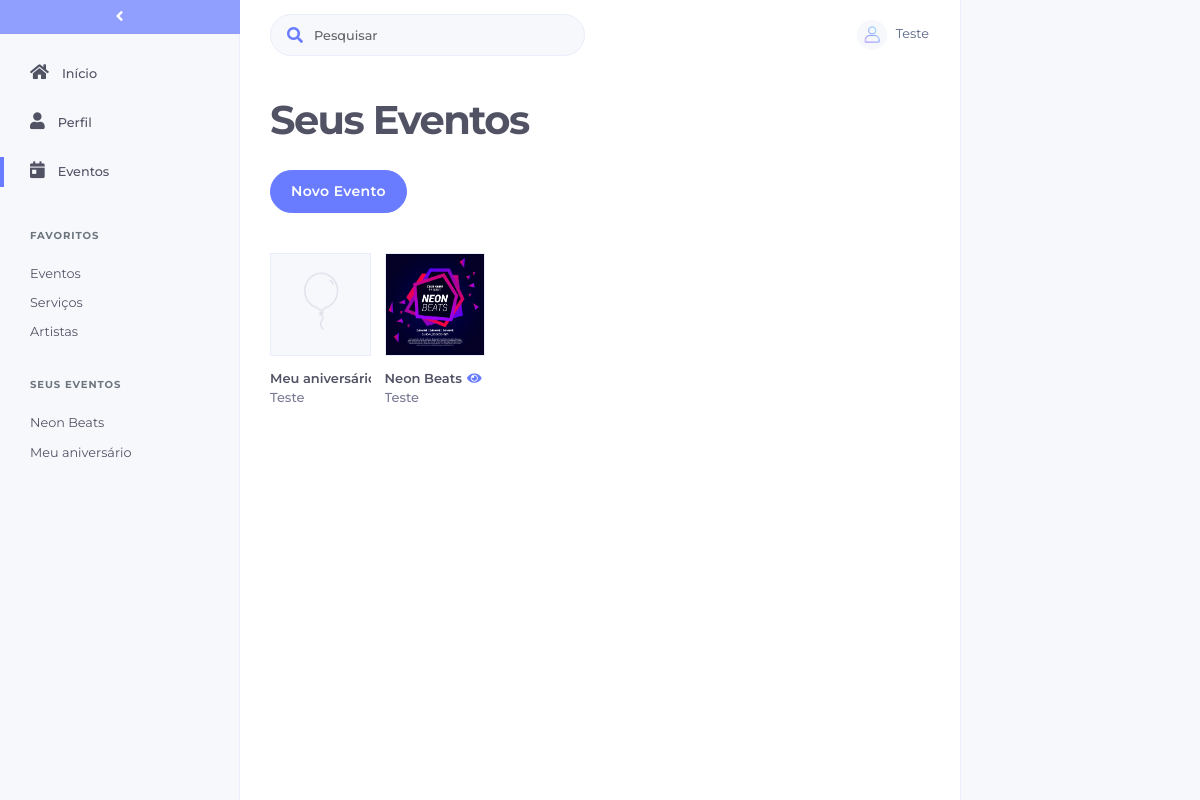
/view/lista_evento.php (signed in), run on an earlier commit of the app's database.
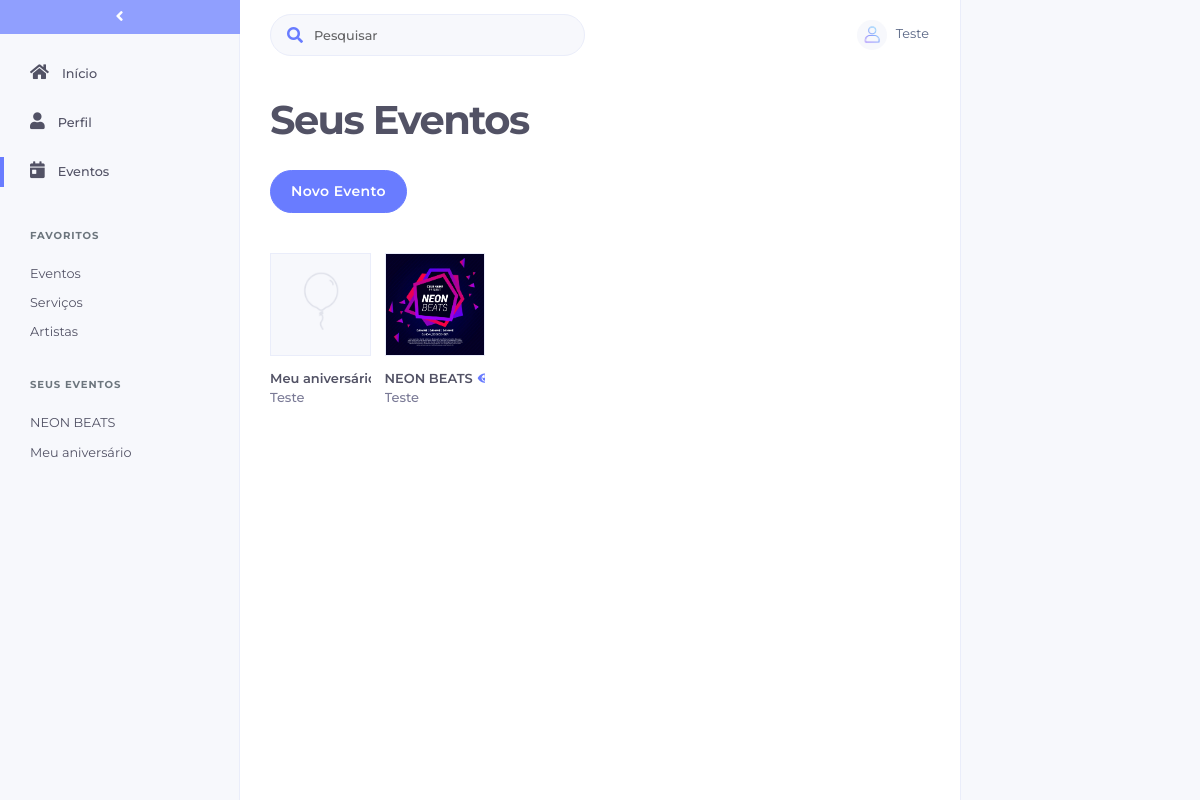
And on a later commit of the database.
### tables this page shows
CREATE TABLE `eventos` (
  `id` bigint(20) UNSIGNED NOT NULL,
  `idUsuario` bigint(20) NOT NULL,
  `nome` varchar(191) NOT NULL,
  `descricao` varchar(2000) DEFAULT NULL,
  `idEstabelecimento` int(11) DEFAULT '0',
  `status` int(11) NOT NULL DEFAULT '0',
  `imagem` varchar(100) NOT NULL DEFAULT 'no-image.png'
);

CREATE TABLE `usuario` (
  `id` bigint(20) NOT NULL,
  `nome` varchar(100) NOT NULL,
  `email` varchar(200) NOT NULL,
  `senha` varchar(20) NOT NULL,
  `tipo` char(1) NOT NULL,
  `cnpj` char(14) DEFAULT NULL,
  `telefone` bigint(20) DEFAULT NULL,
  `idCategoria` int(11) DEFAULT NULL,
  `imagem` varchar(200) NOT NULL DEFAULT 'no-image.png'
);

### modelo/database.class.php (called while the page is built, shortened)
<?php
include_once '../autoload.php';
class Database{
    protected static $conn;
    private function __construct()
    {
        try
        {
            self::$conn = new PDO("mysql:host=". Config::HOST_NAME."; dbname=".Config::DATABASE_NAME, Config::DATABASE_USER_NAME, Config::DATABASE_PASSWORD);
            self::$conn->setAttribute(PDO::ATTR_ERRMODE, PDO::ERRMODE_EXCEPTION);
            self::$conn->exec('SET NAMES utf8');
        }
        catch (PDOException $e)
        {
            $email = new Email();
            die("Connection Error: " . $e->getMessage());
        }
    }
    public static function conectar()
    {
        return self::$conn;
    }
    public static function desconectar()
    {
        if (self::$conn)
        {
            self::$conn = null;
        }
    }
}

### controle/controle.evento.class.php (called while the page is built, shortened)
<?php
class ControleEvento extends ControleBase {
    private $evento;
    public function __construct() {
        $this->evento = new Evento();
    }
    public function controleAcao($acao,$param=null,$param2=null){
        switch ($acao) {
            default:
                return parent::controleAcao($acao,$param,$param2);
                break;
        }
    }
    protected function listarTodos($param=null, $param2){
        return $this->evento->listarTodos($param, $param2);
    }
}

### modelo/evento.class.php (called while the page is built, shortened)
<?php
class Evento implements ibaseModelo{
    private $id;
    private $nome;
    private $status;
    private $idUsuario;
    private $imagem;
    private $conn;
    public function getId() {
        return $this->id;
    }
    public function getNome() {
        return $this->nome;
    }
    public function getStatus() {
        return $this->status;
    }
    public function getIdUsuario() {
        return $this->idUsuario;
    }
    public function getImagem() {
        return $this->imagem;
    }
    public function __construct() {
        $this->conn = Database::conectar();
    }
    public function listarTodos($nome=null, $idUsuario){
        try{
            if(!is_null($nome)){
                $query="SELECT id,nome,descricao,idEstabelecimento,status,idUsuario,imagem FROM eventos WHERE idUsuario = :idUsuario AND nome LIKE :nome";
            }else{
                $query="SELECT id,nome,descricao,idEstabelecimento,status,idUsuario,imagem FROM eventos WHERE idUsuario = :idUsuario";
            }
            $this->stmt= $this->conn->prepare($query);
            if(!is_null($nome))$this->stmt->bindValue(':nome', '%'.$nome.'%', PDO::PARAM_STR);
            if(!is_null($idUsuario))$this->stmt->bindValue(':idUsuario', $idUsuario, PDO::PARAM_STR);
            if($this->stmt->execute()){
                $eventos = $this->stmt->fetchAll(PDO::FETCH_CLASS,"Evento");
            }
            return $eventos;
        } catch(PDOException $e) {
            echo "<div class='alert alert-danger'>".$e->getMessage()."</div>";
            return null;
        }
    }
}

### controle/controle.base.class.php (called while the page is built, shortened)
<?php
abstract class ControleBase {
    public function controleAcao($acao,$param=null, $param2=null) {
        switch ($acao) {
             case "listarTodos":
                return $this->listarTodos($param, $param2);
                break;
            case "listarUnico":
                return $this->listarUnico($param);
                break;
        }
    }
}
?>

### autoload.php (called while the page is built, shortened)
<?php
function autoload($classe)
{
    $classe = lcfirst($classe);
    $classe2 = lcfirst(substr($classe, 0,8));
    $classe3 = lcfirst(substr($classe, 8));
    $classe4 = lcfirst(substr($classe, 0,6));
    $classe5 = lcfirst(substr($classe, 6));
    $classe6 = lcfirst(substr($classe, 8,6));
    $classe7 = lcfirst(substr($classe, 14));
}

### controle/controle.organizador.class.php (called while the page is built, shortened)
<?php
class ControleOrganizador extends ControleBase {
    private $organizador;
    public function __construct() {
        $this->organizador = new Organizador();
    }
    public function controleAcao($acao,$param=null,$param2=null){
        switch ($acao) {
            default:
                return parent::controleAcao($acao,$param,$param2);
                break;
        }
    }
    protected function listarUnico($param){
        return $this->organizador->listarUnico($param);
    }
}

### modelo/organizador.class.php (called while the page is built, shortened)
<?php
class Organizador implements ibaseModelo{
    private $nome;
    private $conn;
    public function getNome() {
        return $this->nome;
    }
    public function __construct() {
        $this->conn = Database::conectar();
    }
    public function listarUnico($id){
        try{
            $query="SELECT id, nome, email, senha, imagem FROM usuario WHERE id=:id";
            $this->stmt= $this->conn->prepare($query);
            $this->stmt->bindValue(':id', $id, PDO::PARAM_INT);
            if($this->stmt->execute()){
                $organizador = $this->stmt->fetchAll(PDO::FETCH_CLASS,"Organizador");
            }
            return $organizador[0];
        } catch(PDOException $e) {
            echo "<div class='alert alert-danger'>".$e->getMessage()."</div>";
            return null;
        }
    }
}

### view/lista_evento.php (the view, shortened to what this page needs)
<?php
	include_once '../autoload.php';
	$eventoControle = new ControleEvento();
	$eventos = $eventoControle->controleAcao("listarTodos", '', $_SESSION['id']);
	$organizadorControle = new ControleOrganizador();
?>
<!DOCTYPE html>
<html>
<?php
include_once('include/head.php');
?>
<body>
    <div class="wrapper">
    	<?php
    	$paginaHome = '';
    	$paginaLista = "class='active'";
    	include_once('include/sidebar.php');
    	?>
    	<div id="page">
    		<?php include_once('include/navbar.php'); ?>
			<div class="filtros no-margin">Seus Eventos</div>
			<div class="filtros-right simple-margin-right">
				 <button type="button" class="btn btn-primary btn-add" data-toggle="modal" data-target="#modal-form">
					<span class="btn-inner--text">Novo Evento</span>
				</button>
			</div>
			<div id="eventos">
			<?php
				if(!empty($eventos)){
					foreach (array_reverse($eventos) as $ev) {
						$publicado = 'eye-slash';
						if ($ev->getStatus()) {
							$publicado = "eye";
						}
						$organizadorUnico = $organizadorControle->controleAcao('listarUnico', $ev->getIdUsuario());
						echo "<div class='content photo'>
				<div class='card' data-id=".$ev->getId().">
					<img class='card-img-top' src='img/imagens_evento/".$ev->getImagem()."' alt='Card image cap'>
					<div class='card-body'>
						<h5 class='card-title'>".$ev->getNome()."<i class='fas fa-".$publicado."'></i></h5>
						<h5 class='card-title' style='font-weight: 500; color: rgba(50, 50, 93, 0.65);'>".$organizadorUnico->getNome()."</h5>
				</div>
				<div class='excluirEvento' data-toggle='modal' data-target='#modal-notification'><i class='fas fa-times'></i></div>
				</div>
			</div>";
					}
				}
			?>
	  		</div>
		</div>
		<div id="action-bar">
		</div>
    </div>
</body>
</html>

### view/include/head.php (shortened to what this page needs)
<head>
    <link rel="stylesheet" href="https://stackpath.bootstrapcdn.com/bootstrap/4.1.0/css/bootstrap.min.css">
    <link rel="stylesheet" href="https://use.fontawesome.com/releases/v5.8.1/css/all.css">
    <link rel="stylesheet" href="css/main.css">
    <link href="vendor/nucleo/css/nucleo.css" rel="stylesheet">
    <link href="vendor/@fortawesome/fontawesome-free/css/all.min.css" rel="stylesheet">
    <link type="text/css" href="css/argon.css?v=1.0.0" rel="stylesheet">
</head>

### view/include/sidebar.php (shortened to what this page needs)
<?php
	if (isset($_SESSION['usuario'])) {
		$seusEventosControle = new ControleEvento();
		$seusEventos = array();
		$seusEventos = $seusEventosControle->controleAcao("listarTodos", '', $_SESSION['id']);
	}
?>
<nav id="sidebar">
				<button id="encolheMenu" class="btn-diferente">
						<i class="fas fa-angle-left"></i>
				</button>
            <ul class="list-unstyled components">
                <a <?php echo $paginaHome; ?> href="home.php">
	                <li>
	                    <i class="fas fa-home"></i><span>Início</span>
	                </li>
                </a>
                <a href="">
					<li>
                    	<i class="fas fa-user"></i><span>Perfil</span>
                	</li>
                </a>
				<a <?php echo $paginaLista; ?> href="lista_evento.php">
					<div class="paginaAtiva"></div>
					<li>
                    	<i class="fas fa-calendar-day"></i><span>Eventos</span>
                	</li>
                </a>
				<p style='padding-top: 30px'>FAVORITOS</p>
                <a href="">
					<li class='li-menor'>
                    	<div>Eventos</div>
                	</li>
                </a>
                <a href="">
					<li class='li-menor'>
                    	<div>Serviços</div>
                	</li>
                </a>
                <a href="">
					<li class='li-menor'>
                    	<div>Artistas</div>
                	</li>
                </a>
                <?php
                	if (isset($seusEventos)) {
                		echo "<p style='padding-top: 30px'>SEUS EVENTOS</p>";
                		foreach ($seusEventos as $sevs) {
                			$eventoSelecionado = '';
                			echo "<a href='form_evento.php?evento=".$sevs->getId()."' class='sidebar-evento ".$eventoSelecionado."'>
					<div class='paginaAtiva paginaAtiva-menor'></div>
					<li class='li-menor'>
                    	<div>".$sevs->getNome()."</div>
                	</li>
                </a>";
                		}
                	}
                ?>
            </ul>
        </nav>

### view/include/navbar.php (shortened to what this page needs)
<div class="navigation">
	<nav class="navbar navbar-horizontal navbar-expand-lg">
		<div class="container container-menu">
			<div class="collapse navbar-collapse" id="navbar-default">
				<form class="navbar-search navbar-search-light form-inline mr-3 d-none d-md-flex ml-lg-auto">
				  <div class="form-group mb-0">
					<div class="input-group input-group-alternative">
					  <div class="input-group-prepend">
						<span class="input-group-text"><i class="fas fa-search"></i></span>
					  </div>
					  <input id="geralPesq" class="form-control" placeholder="Pesquisar" type="text">
					</div>
				  </div>
				</form>
				<ul class="navbar-nav ml-lg-auto">
					<li class="nav-item dropdown">
						<a class="nav-link nav-link-icon" href="" id="navbar-default_dropdown_1" role="button" data-toggle="dropdown" aria-haspopup="true" aria-expanded="false">
							<div class="header-photo circle" style="display: inline-block;">
								<img src="img/fotosPerfil/noimage5.png"/>
							</div>
							<span><?php if (isset($_SESSION['usuario'])) { echo $_SESSION['usuario']; } else { echo "Entrar"; } ?></span>
						</a>
					</li>
				</ul>
			</div>
		</div>
	</nav>
</div>

### view/css/main.css (style rules this page uses)
.wrapper { display: flex; align-items: stretch; width: 100%; margin-left: auto; margin-right: auto; display: flex; align-items: stretch; }
html { height: 100%; }
body { font-family: 'Montserrat' !important; background-color: #fff !important; height: 100%; overflow: hidden; }
p { font-family: 'Montserrat'; font-size: 1.1em; font-weight: 300; line-height: 1.7em; color: #999; }
a, a:hover, a:focus { color: inherit; text-decoration: none; transition: all 0.1s; }
#sidebar { background: #F7F8FC; color: inherit; width: 240px; transition: width 0.4s; min-height: 100vh; border-right: solid 1px #eaedfa; }
.header-photo { width: 40px; height: 40px; margin: auto; padding: 5px; }
.header-photo img { width: 100%; height: 100%;; border-radius: 50px; margin: 0px; }
#sidebar ul.components { padding: 15px 0 0 0; font-size: .8rem; max-height: calc(100vh - 34px); overflow: auto; }
#sidebar ul a.active > .paginaAtiva { float: left; width: 4px; margin-top: 9.5px; height: 30px; background-color: #697cff; }
#sidebar .list-unstyled li span { font-weight: 500; white-space: nowrap; text-overflow: ellipsis; }
#sidebar ul p { color: #6c757d; padding: 15px 30px 15px 30px; margin-bottom: 0px; letter-spacing: .09em; font-size: 0.63rem; font-weight: bold; white-space: nowrap; text-overflow: ellipsis; }
#sidebar ul li { padding: 15px 30px 15px 30px; font-size: 0.8rem; }
#sidebar li.li-menor { padding: 5px 0px 5px 30px !important; margin-right: 30px; overflow: hidden; }
#sidebar ul > a { font-size: 1.1em; display: block; }
#sidebar ul > a i { font-size: 1.05rem; margin-right: 13px; }
.navigation { width: 100%; }
.navbar ul { float: right; position: absolute; right: 15px; }
.navbar { width: 100%; padding: 0.5rem 0px !important; margin-left: auto; margin-right: auto; }
@media (min-width: 992px) { .navbar-expand-lg { height: 70px; } }
.container.container-menu { width: auto; padding-right: 0px !important; padding-left: 0px !important; margin-right: 0px !important; margin-left: 0px !important; }
#page { width: calc(100vw - 480px); transition: width 0.4s; padding: 0px 0px 0px 30px; overflow: auto; max-height: 100vh; text-align: left; }
#page .content { display: inline-block; }
.content { margin-right: 2%; margin-bottom: 30px; float: left; box-sizing: border-box; padding: 10px 30px; line-height: 30px; }
.photo { padding: 0px !important; background-color: transparent !important; width: 14.6%; }
.photo .card { background-color: transparent !important; }
.btn-add { text-align: left !important; }
.btn-diferente { padding: 5px 1px 5px 0px; box-sizing: content-box; width: 100%; border: none; background-color: #697cff; color: #fff; cursor: pointer; outline: none; }
#encolheMenu { bottom: 15px; left: 13px; }
.circle { border-radius: 50%; }
.no-margin { margin: 0px !important; }
.filtros { margin: 0px 0px 20px 0px; font-weight: bold; line-height: 100px; font-family: Montserrat; font-size: 2.5rem; letter-spacing: -0.1rem; color: #525265; }
.filtros-right { margin-bottom: 40px; }
.simple-margin-right { margin-right: 2%; }
.content .card .card-img-top { height: calc((100vw - 480px) / 6.98); background-color: #F7F8FC; border-radius: 0px; cursor: pointer; border: solid 1px #eaedfa; }
.card-title { white-space: nowrap; overflow: hidden; }
.card-title i { margin-left: 5px; color: #697cff; }
.card-body { padding: 0.8rem 0px !important; font-weight: bold; }
#action-bar { width: 240px; min-height: 100vh; display: inline-block; background-color: #F7F8FC; border-left: solid 1px #eaedfa; }
#geralPesq { font-size: 0.8rem; font-weight: 500; }

What changed in the data, as far as the page shows it:
changed eventos: nome "Neon Beats" → "NEON BEATS"
